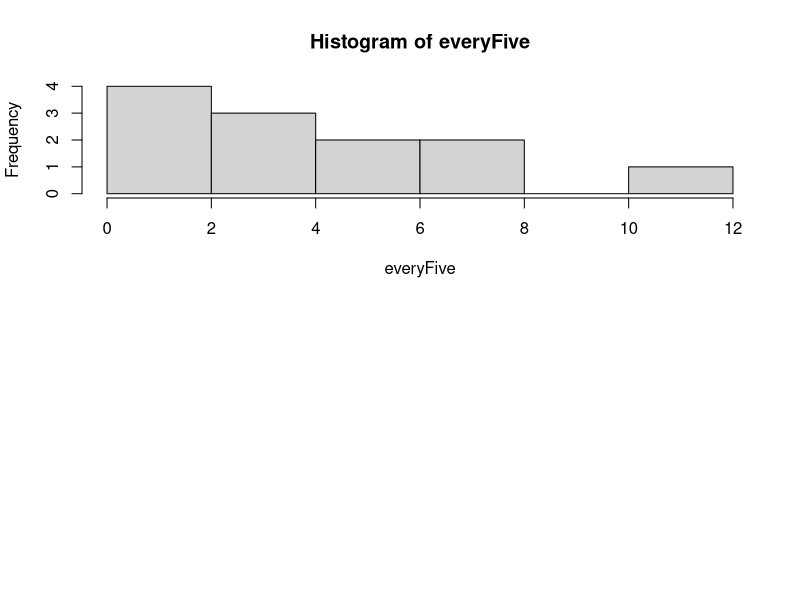

This chart was generated by the following R code:
everyFive <- c(11, 1, 3, 0, 3, 6, 1, 3, 8, 2, 8, 6)

xbarS <- mean(everyFive)
stdev <- sd(everyFive)

n = 12

op <- par(mfrow =c(2, 1))

hist(everyFive)

B <- 1000
bootstrap <- c()
for(i in 1:1000){
  bot <- sample(everyFive, 12, replace = T)
  
  bootstrap[i] <- bot
}

#t-statistic
#lower limit
ll <- xbarS+ qt(0.025, df= n-1)* sd(everyFive)/sqrt(n)

#Upper limit
ul <- xbarS+ qt(0.975, df= n-1)* sd(everyFive)/sqrt(n)

